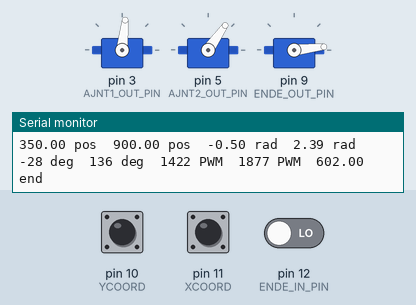
Simulated run of this sketch. Board: Arduino Uno, built with avr-gcc and run on an emulated ATmega328P. Shown: 3 × servo, the last lines printed to the serial monitor. The inputs (shaded band) are chosen by the test bench; at power-on: pin 10 (YCOORD) LOW, pin 11 (XCOORD) LOW, pin 12 (ENDE_IN_PIN) LOW.

Above: at 11.25 s.
11.3 s: pin 10 (YCOORD) pulsed HIGH 2 times (0.12 s each, 0.3 s apart)
At 14.1 s:
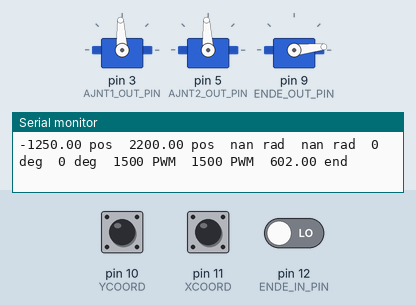
14.3 s: pin 11 (XCOORD) pulsed HIGH 2 times (0.12 s each, 0.3 s apart)
At 15.1 s:
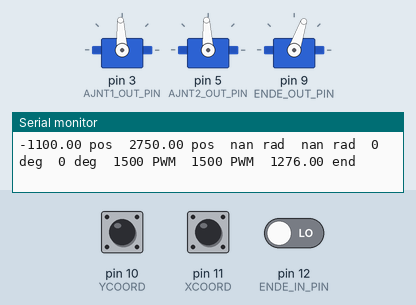
Timing chart, 0 to 17.3 s (numbered marks = the images above; inputs shaded):
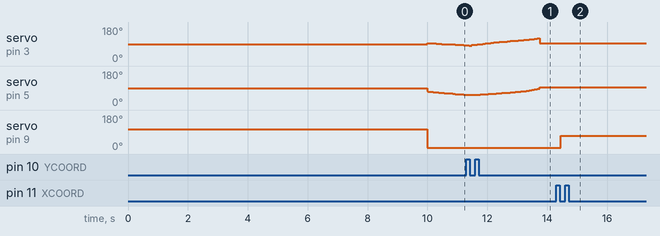

Measured:
- after the input at 14.3 s, servo on pin 9 (ENDE_OUT_PIN): 6° → 71° after 0.16 s

The sketch:

sketch_nov24b.ino
```cpp
/*
 * 2 DOF CODE
 */

#include "PinChangeInt.h"
#include <math.h>
#include <Servo.h>

/*x is channel 1, y is channel 2
*/
#define XCOORD 11
#define YCOORD 10
#define ENDE_IN_PIN 12

#define XCOORDFLAG 1
#define YCOORDFLAG 2

/*Calibration signal for AJNT servo motors; 1500 = 0 output
*/
#define CENTER_SIGNAL 1500
#define ENDE_SIGNAL 1615
/*raw sensor data
*/
volatile uint16_t XINPUTSHARED;
volatile uint16_t YINPUTSHARED;
/*timestamp placeholder for signal time length calcs
*/
uint32_t XSTART;
uint32_t YSTART;

float xEndEPos;
float yEndEPos;
double linkage;
double gamma;

double length1 = 900;
double length2 = 1400;

double theta1;
double theta2;

/*Valid PWM Output pins to arm joints(UNO) : 3,5,6,9
*/
#define AJNT1_OUT_PIN 3   //tape 1
#define AJNT2_OUT_PIN 5   //tape 2
#define ENDE_OUT_PIN 9 //tape 4
/*define binary flag values for interrupt
*/

#define ENDE_FLAG 8

volatile uint8_t bUpdateFlagsShared;

volatile uint16_t usENDEInShared;

uint32_t ulENDEStart;

uint32_t u1ENDEStart;

float ende;

/*Raw sensor data
*/
Servo armJoint1;
Servo armJoint2;
Servo endeJoint;


void setup() {
  Serial.begin(9600);

  /*Attach output pins
  */
  Serial.println("attaching pins");
  armJoint1.attach(AJNT1_OUT_PIN);
  armJoint2.attach(AJNT2_OUT_PIN);
  endeJoint.attach(ENDE_OUT_PIN);
  /*Safety signal in case receiver does not receive data
  */
  //armJoint1.writeMicroseconds(CENTER_SIGNAL);
  //armJoint2.writeMicroseconds(CENTER_SIGNAL);
  endeJoint.writeMicroseconds(ENDE_SIGNAL);
  Serial.println("attaching interrupts");

  PCintPort::attachInterrupt(XCOORD, calcXLocation, CHANGE);
  PCintPort::attachInterrupt(YCOORD, calcYLocation, CHANGE);
  PCintPort::attachInterrupt(ENDE_IN_PIN, calcENDE, CHANGE);

  xEndEPos = 1050;
  yEndEPos = 1600;

  Serial.println("Done with Setup");
  delay(10000);
}


void loop() {
  /*put your main code here, to run repeatedly:
  */
  static uint16_t XCOORDIN;
  static uint16_t YCOORDIN;

  static uint16_t usENDEIn;

  //static uint16_t usENDE;

  static uint8_t bUpdateFlags;

  /*Theta after converted from radians to degrees
  */
  int theta1Deg;
  int theta2Deg;

  static int usAJNT1;
  static int usAJNT2;

  if (bUpdateFlagsShared)
  {
    //prevent writing from sensors to volatile vars
    noInterrupts();

    //grab values from volatile vars
    bUpdateFlags = bUpdateFlagsShared;

    if (bUpdateFlags & XCOORDFLAG)
    {
      XCOORDIN = XINPUTSHARED;
    }
    if (bUpdateFlags & YCOORDFLAG)
    {
      YCOORDIN = YINPUTSHARED;
    }
    if (bUpdateFlags & ENDE_FLAG)
    {
      usENDEIn = usENDEInShared;
    }
    //reset flag
    bUpdateFlagsShared = 0;

    //resume sensor writing
    interrupts();
  }

  //if flag values present redundancy, scrub the new values for valid servo inputs
  if (bUpdateFlags & (XCOORDFLAG || YCOORDFLAG || ENDE_FLAG))
  {
    if (XCOORDIN < 1000)
    {
      XCOORDIN = 1000;
    }
    else if (XCOORDIN > 2000)
    {
      XCOORDIN = 2000;
    }

    if (YCOORDIN < 1000)
    {
      YCOORDIN = 1000;
    }
    else if (YCOORDIN > 2000)
    {
      YCOORDIN = 2000;
    }

    if (usENDEIn < 1000)
    {
      usENDEIn = 1000;
    }
    else if (usENDEIn > 2000)
    {
      usENDEIn = 2000;
    }
  }

  if(YCOORDIN > 1750)
  {
    yEndEPos = yEndEPos + 50;
  }
  else if(YCOORDIN < 1250)
  {
    yEndEPos = yEndEPos - 50;
  }
  else if(yEndEPos <= -2000)
  {
    yEndEPos = -2000;
  }
  else if(yEndEPos >= 2000)
  {
    yEndEPos = 2000;
  }

  if(XCOORDIN > 1750)
  {
    xEndEPos = xEndEPos + 50;
  }
  else if(XCOORDIN < 1250)
  {
    xEndEPos = xEndEPos - 50;
  }
  else if(xEndEPos <= -2000)
  {
    xEndEPos = -2000;
  }
  else if(xEndEPos >= 2000)
  {
    xEndEPos = 2000;
  }

/*
 *  Shovel End Effector: Collision imminent with j1 when j2 is at_____ and
 *  end effector is at 1820. Conditions should prefent this.
 */
  ende = map(usENDEIn, 1000, 2000, 1276, 1950);

  setSpeedEnde(ende);

  // Math Stuff, these are radians
  linkage = solveLinkage(xEndEPos, yEndEPos);
  gamma = solveGamma(length1, length2, linkage);
  theta1 = solveTheta1(gamma, xEndEPos, yEndEPos);
  theta2 = solveTheta2(theta1, length1, xEndEPos, yEndEPos);

  //Convert to from Radians to Degrees
  theta1Deg = theta1 * (180 / PI);
  theta2Deg = theta2 * (180 / PI);

//  if (!isnan(theta1) || !isnan(theta2))
//  {
    // Mapping Degrees to proper PWM SIGNAL, MODIFY THIS
    // Account for the fact that JOINT2 is still reversed
    if (theta1Deg >= -170 && theta1Deg <= 170 && theta2Deg >= -170 && theta2Deg <= 170)
    {
      usAJNT1 = map(theta1Deg, -180, 180, 1000, 2000);
      usAJNT2 = map(theta2Deg, -180, 180, 1000, 2000);

      //Converted Values that are inputs
      setSpeedJoint1(usAJNT1);
      if(usAJNT2 == 1500)
      {
        setSpeedJoint2(usAJNT2);
      }
      else if(usAJNT2 > 1500)
      {
        setSpeedJoint2(1500 - (usAJNT2 - 1500));
      }
      else if(usAJNT2 < 1500)
      {
        setSpeedJoint2(1500 + (1500 - usAJNT2));
      }

    }
    //output Xcoordinate of End Effector
    Serial.print(xEndEPos);
    Serial.print(" pos");
    Serial.print("\t");

    //output Ycoordinate of End Effector
    Serial.print(yEndEPos);
    Serial.print(" pos");
    Serial.print("\t");

    //output theta1 in radian
    Serial.print(theta1);
    Serial.print(" rad");
    Serial.print("\t");
    //output theta2 in radian
    Serial.print(theta2);
    Serial.print(" rad");
    Serial.print("\t");

    //Output Degrees for thetas 1 2 3
    Serial.print(theta1Deg);
    Serial.print(" deg");
    Serial.print("\t");
    Serial.print(theta2Deg);
    Serial.print(" deg");
    Serial.print("\t");
    //PWM Signals

    Serial.print(usAJNT1);
    Serial.print(" PWM");
    Serial.print("\t");
    Serial.print(usAJNT2);
    Serial.print(" PWM");
    Serial.print("\t");

    Serial.print(ende);
    Serial.print(" end");
    Serial.println("\t");


  //Will write value to the servo
    /*
    setSpeedJoint1(usAJNT1);
    setSpeedJoint2(usAJNT2);
    */
    bUpdateFlags = 0;
//  }
  //delay(1000);
}


void setSpeedJoint1(uint16_t val)
{
  armJoint1.writeMicroseconds(val);
}
void setSpeedJoint2(uint16_t val)
{
  armJoint2.writeMicroseconds(val);
}
void setSpeedEnde(uint16_t val)
{
  endeJoint.writeMicroseconds(val);
}
double solveLinkage(double XPOS, double YPOS)
{
  double tempLinkage;
  double squareInput = XPOS*XPOS + YPOS*YPOS;
  tempLinkage = sqrt(squareInput);

  return tempLinkage;
}
double solveGamma(double tempLength1, double tempLength2, double linkage)
{
  double tempGamma;

  double numerator = (linkage*linkage) + (length1*length1) - (length2*length2);
  double denominator = (2*length1*linkage);

  tempGamma = acos(numerator/denominator);
  return tempGamma;
}
double solveTheta1(double tempGamma, double tempXEndEPos, double tempYEndEPos)
{
  double tempTheta1 = atan2(tempYEndEPos,tempXEndEPos) - gamma;

  return tempTheta1;
}
double solveTheta2(double tempTheta1, double tempLength1, double tempXEndEPos, double tempYEndEPos)
{
  double tempTheta2;
  double numerator = tempYEndEPos - tempLength1*sin(tempTheta1);
  double denominator = tempXEndEPos - tempLength1*cos(tempTheta1);

  tempTheta2 = atan2(numerator,denominator) - tempTheta1;

  return tempTheta2;
}
void calcXLocation()
{
  if (digitalRead(XCOORD) == HIGH)
  {
    XSTART = micros();
  }
  else
  {
    XINPUTSHARED = (uint16_t)(micros() - XSTART);
    bUpdateFlagsShared |= XCOORDFLAG;
  }
}
void calcYLocation()
{
  if (digitalRead(YCOORD) == HIGH)
  {
    YSTART = micros();
  }
  else
  {
    YINPUTSHARED = (uint16_t)(micros() - YSTART);
    bUpdateFlagsShared |= YCOORDFLAG;
  }
}
void calcENDE()
{
  //Serial.println("ENDE IS READ");
  if (digitalRead(ENDE_IN_PIN) == HIGH)
  {
    ulENDEStart = micros();
  }
  else
  {
    usENDEInShared = (uint16_t)(micros() - ulENDEStart);
    bUpdateFlagsShared |= ENDE_FLAG;
  }
}
```
